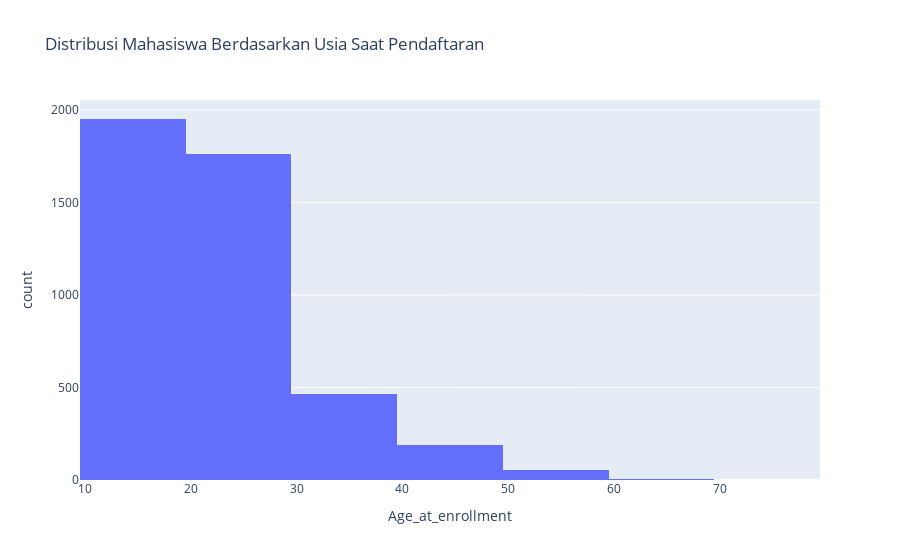

Notebook code for this chart:
### Code cell
# 5. Distribusi mahasiswa berdasarkan usia saat pendaftaran
fig5 = px.histogram(df, x='Age_at_enrollment', nbins=10, title='Distribusi Mahasiswa Berdasarkan Usia Saat Pendaftaran')
fig5.show()

### Figure 1 — Plotly figure (JSON) as saved in the notebook; plotly's stock layout.template omitted (floating-point values rounded to 4 significant figures; data arrays with more than 128 entries replaced by an {"elided": "..."} marker saying what was removed)
{"data": [{"alignmentgroup": "True", "bingroup": "x", "hovertemplate": "Age_at_enrollment=%{x}<br>count=%{y}<extra></extra>", "legendgroup": "", "marker": {"color": "#636efa", "pattern": {"shape": ""}}, "name": "", "nbinsx": 10, "offsetgroup": "", "orientation": "v", "showlegend": false, "type": "histogram", "x": {"elided": "4424 int values"}, "xaxis": "x", "yaxis": "y"}], "layout": {"barmode": "relative", "legend": {"tracegroupgap": 0}, "title": {"text": "Distribusi Mahasiswa Berdasarkan Usia Saat Pendaftaran"}, "xaxis": {"anchor": "y", "domain": [0, 1], "title": {"text": "Age_at_enrollment"}}, "yaxis": {"anchor": "x", "domain": [0, 1], "title": {"text": "count"}}}}
